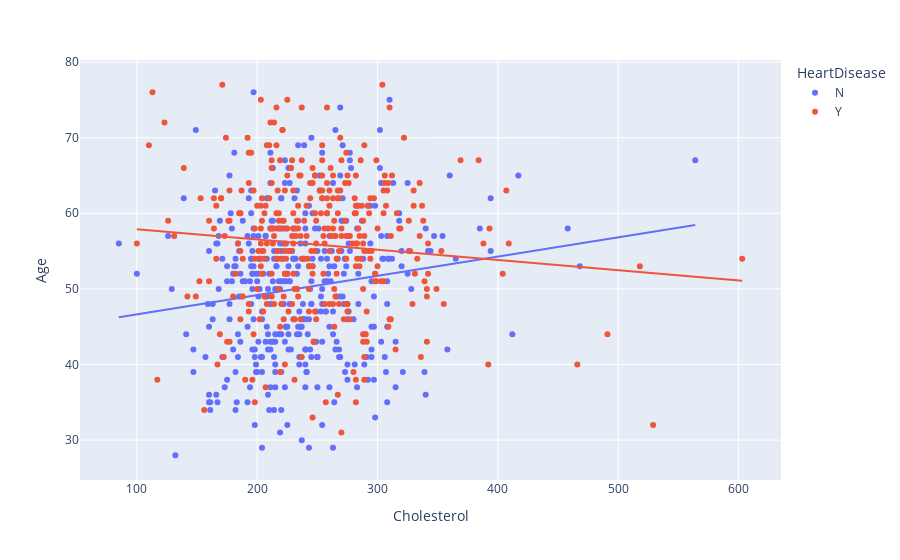

Here is the notebook cell this chart was saved with:
### Code cell
# 1 means heart disease, 0 means normal heart. 0 for cholesterol means it was null for that entry
Cholesterol = px.scatter(df, x='Cholesterol', y='Age', color='HeartDisease', trendline='ols')
Cholesterol.show()

### Figure 1 — Plotly figure (JSON) as saved in the notebook; plotly's stock layout.template omitted (floating-point values rounded to 4 significant figures; data arrays with more than 128 entries replaced by an {"elided": "..."} marker saying what was removed)
{"data": [{"hovertemplate": "HeartDisease=N<br>Cholesterol=%{x}<br>Age=%{y}<extra></extra>", "legendgroup": "N", "marker": {"color": "#636efa", "symbol": "circle"}, "mode": "markers", "name": "N", "orientation": "v", "showlegend": true, "type": "scatter", "x": {"elided": "390 int values"}, "xaxis": "x", "y": {"elided": "390 int values"}, "yaxis": "y"}, {"hovertemplate": "<b>OLS trendline</b><br>Age = 0.0254982 * Cholesterol + 44.0836<br>R<sup>2</sup>=0.023032<br><br>HeartDisease=N<br>Cholesterol=%{x}<br>Age=%{y} <b>(trend)</b><extra></extra>", "legendgroup": "N", "marker": {"color": "#636efa", "symbol": "circle"}, "mode": "lines", "name": "N", "showlegend": false, "type": "scatter", "x": {"elided": "390 int values"}, "xaxis": "x", "y": {"elided": "390 float values"}, "yaxis": "y"}, {"hovertemplate": "HeartDisease=Y<br>Cholesterol=%{x}<br>Age=%{y}<extra></extra>", "legendgroup": "Y", "marker": {"color": "#EF553B", "symbol": "circle"}, "mode": "markers", "name": "Y", "orientation": "v", "showlegend": true, "type": "scatter", "x": {"elided": "356 int values"}, "xaxis": "x", "y": {"elided": "356 int values"}, "yaxis": "y"}, {"hovertemplate": "<b>OLS trendline</b><br>Age = -0.013584 * Cholesterol + 59.2615<br>R<sup>2</sup>=0.009253<br><br>HeartDisease=Y<br>Cholesterol=%{x}<br>Age=%{y} <b>(trend)</b><extra></extra>", "legendgroup": "Y", "marker": {"color": "#EF553B", "symbol": "circle"}, "mode": "lines", "name": "Y", "showlegend": false, "type": "scatter", "x": {"elided": "356 int values"}, "xaxis": "x", "y": {"elided": "356 float values"}, "yaxis": "y"}], "layout": {"legend": {"title": {"text": "HeartDisease"}, "tracegroupgap": 0}, "margin": {"t": 60}, "xaxis": {"anchor": "y", "domain": [0, 1], "title": {"text": "Cholesterol"}}, "yaxis": {"anchor": "x", "domain": [0, 1], "title": {"text": "Age"}}}}
